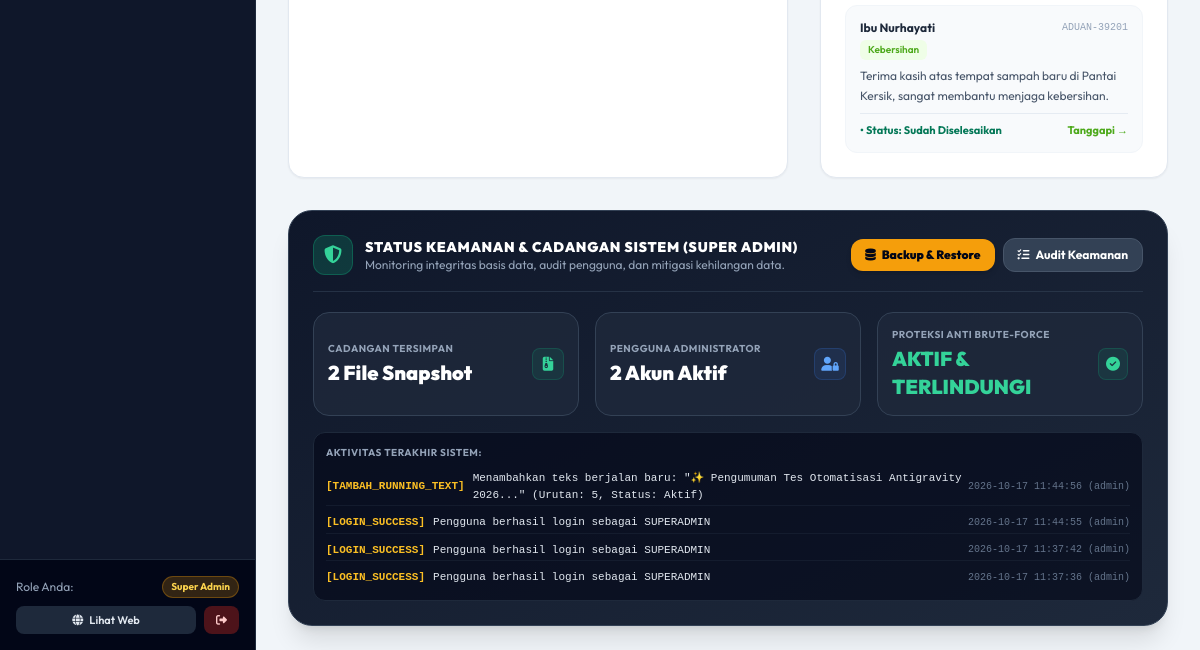
Page /admin (signed in, lower part) on the earlier database version.
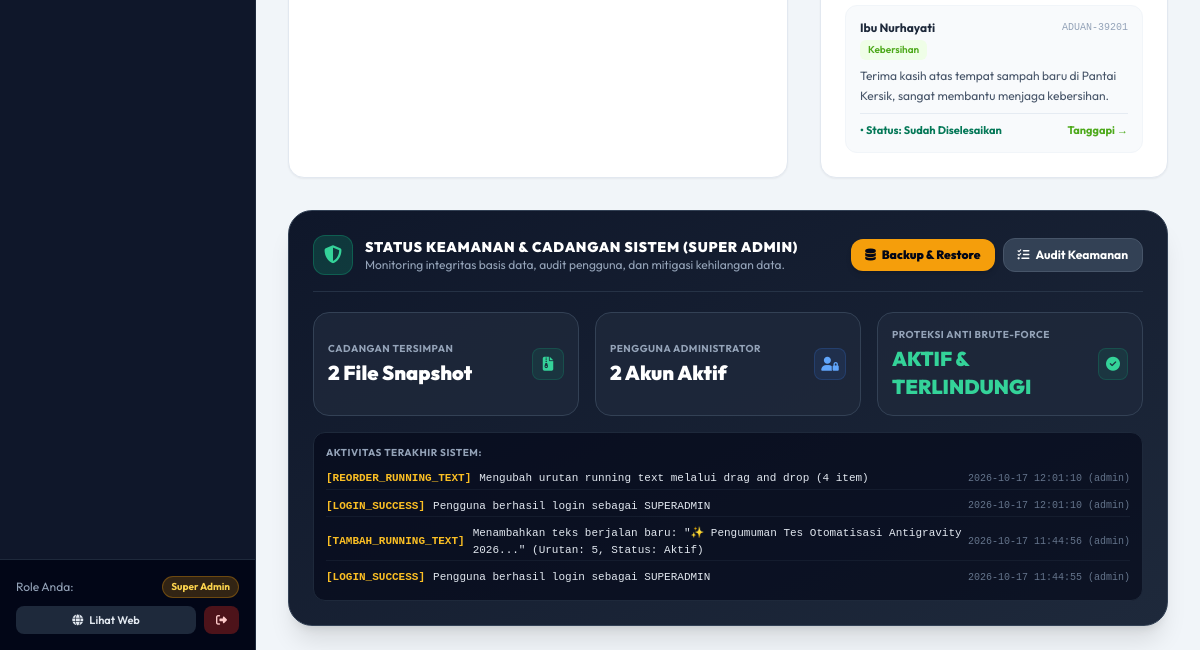
Same page on the later database version.
### tables this page shows
CREATE TABLE pengaduan (
        id INTEGER PRIMARY KEY AUTOINCREMENT,
        no_tiket TEXT UNIQUE NOT NULL,
        nama TEXT NOT NULL,
        kontak TEXT NOT NULL,
        kategori TEXT NOT NULL,
        pesan TEXT NOT NULL,
        status TEXT DEFAULT 'Menunggu',
        tanggapan_admin TEXT,
        created_at TIMESTAMP DEFAULT CURRENT_TIMESTAMP
    , lampiran TEXT, uraian_tindak_lanjut TEXT);

CREATE TABLE activity_logs (
        id INTEGER PRIMARY KEY AUTOINCREMENT,
        user_id INTEGER,
        username TEXT,
        action TEXT NOT NULL,
        details TEXT,
        ip_address TEXT,
        user_agent TEXT,
        created_at TIMESTAMP DEFAULT CURRENT_TIMESTAMP
    );

### app.py (the view)
@app.route('/admin')
@login_required
def admin_dashboard():
    conn = get_db()
    cursor = conn.cursor()
    cursor.execute("SELECT COUNT(*) FROM layanan_surat")
    total_surat = cursor.fetchone()[0] or 0
    cursor.execute("SELECT COUNT(*) FROM layanan_surat WHERE status = 'Menunggu'")
    surat_pending = cursor.fetchone()[0] or 0
    cursor.execute("SELECT COUNT(*) FROM layanan_surat WHERE status = 'Diproses'")
    surat_proses = cursor.fetchone()[0] or 0
    cursor.execute("SELECT COUNT(*) FROM layanan_surat WHERE status = 'Selesai'")
    surat_selesai = cursor.fetchone()[0] or 0
    cursor.execute("SELECT COUNT(*) FROM pengaduan")
    total_aduan = cursor.fetchone()[0] or 0
    cursor.execute("SELECT COUNT(*) FROM pengaduan WHERE status = 'Belum Ditanggapi' OR status = 'Menunggu'")
    aduan_pending = cursor.fetchone()[0] or 0
    cursor.execute("SELECT COUNT(*) FROM pengaduan WHERE status = 'Perlu Perlakuan Khusus'")
    aduan_khusus = cursor.fetchone()[0] or 0
    cursor.execute("SELECT COUNT(*) FROM pengaduan WHERE status = 'Sudah Diselesaikan' OR status = 'Selesai'")
    aduan_selesai = cursor.fetchone()[0] or 0
    cursor.execute("SELECT COUNT(*) FROM berita")
    total_berita = cursor.fetchone()[0] or 0
    cursor.execute("SELECT COUNT(*) FROM umkm")
    total_umkm = cursor.fetchone()[0] or 0
    cursor.execute("SELECT COUNT(*) FROM wisata")
    total_wisata = cursor.fetchone()[0] or 0
    cursor.execute("SELECT COUNT(*) FROM buku_publikasi")
    total_publikasi = cursor.fetchone()[0] or 0
    cursor.execute("SELECT COUNT(*) FROM perangkat_desa")
    total_perangkat = cursor.fetchone()[0] or 0
    cursor.execute("SELECT * FROM statistik WHERE total_penduduk > 0 ORDER BY tahun DESC LIMIT 1")
    stat_row = cursor.fetchone()
    if not stat_row:
        cursor.execute("SELECT * FROM statistik ORDER BY tahun DESC LIMIT 1")
        stat_row = cursor.fetchone()
    stat_penduduk = dict(stat_row or {})
    cursor.execute("SELECT COUNT(*) FROM statistik_sls WHERE tahun = ?", (stat_penduduk.get('tahun', 2026),))
    total_sls = cursor.fetchone()[0] or 26
    tahun_stat = stat_penduduk.get('tahun', 2026)
    cursor.execute("SELECT SUM(anak_stunting), SUM(jumlah_anak_balita) FROM statistik_stunting WHERE tahun = ?", (tahun_stat,))
    stunt_res = cursor.fetchone()
    total_stunting = (stunt_res[0] if stunt_res and stunt_res[0] is not None else 0)
    total_balita = (stunt_res[1] if stunt_res and stunt_res[1] is not None else 0)
    cursor.execute("SELECT SUM(anak_gizi_buruk) FROM statistik_gizi_buruk WHERE tahun = ?", (tahun_stat,))
    gizi_res = cursor.fetchone()
    total_gizi_buruk = (gizi_res[0] if gizi_res and gizi_res[0] is not None else 0)
    cursor.execute("SELECT SUM(anak_yatim), SUM(anak_piatu), SUM(yatim_piatu) FROM statistik_anak WHERE tahun = ?", (tahun_stat,))
    anak_res = cursor.fetchone()
    anak_yatim = (anak_res[0] if anak_res and anak_res[0] is not None else 0)
    anak_piatu = (anak_res[1] if anak_res and anak_res[1] is not None else 0)
    anak_yp = (anak_res[2] if anak_res and anak_res[2] is not None else 0)
    total_yatim_semua = anak_yatim + anak_piatu + anak_yp
    cursor.execute("SELECT * FROM apbdes WHERE id = 1")
    apbdes_row = cursor.fetchone()
    apbdes_data = dict(apbdes_row or {})
    cursor.execute("SELECT * FROM layanan_surat ORDER BY id DESC LIMIT 5")
    recent_surat = [dict(row) for row in cursor.fetchall()]
    cursor.execute("SELECT * FROM pengaduan ORDER BY id DESC LIMIT 5")
    recent_aduan = [dict(row) for row in cursor.fetchall()]
    cursor.execute("SELECT * FROM activity_logs ORDER BY id DESC LIMIT 4")
    recent_logs = [dict(r) for r in cursor.fetchall()]
    cursor.execute("SELECT COUNT(*) FROM users")
    total_users = cursor.fetchone()[0] or 0
    conn.close()
    backup_dir = os.path.join(os.path.dirname(__file__), 'backups')
    total_backups = len([f for f in os.listdir(backup_dir) if os.path.isfile(os.path.join(backup_dir, f))]) if os.path.exists(backup_dir) else 0
    metrics = {
        'total_surat': total_surat,
        'surat_pending': surat_pending,
        'surat_proses': surat_proses,
        'surat_selesai': surat_selesai,
        'total_aduan': total_aduan,
        'aduan_pending': aduan_pending,
        'aduan_khusus': aduan_khusus,
        'aduan_selesai': aduan_selesai,
        'total_berita': total_berita,
        'total_umkm': total_umkm,
        'total_wisata': total_wisata,
        'total_publikasi': total_publikasi,
        'total_perangkat': total_perangkat,
        'stat_penduduk': stat_penduduk,
        'total_sls': total_sls,
        'total_stunting': total_stunting,
        'total_balita': total_balita,
        'total_gizi_buruk': total_gizi_buruk,
        'total_yatim_semua': total_yatim_semua,
        'anak_yatim': anak_yatim,
        'anak_piatu': anak_piatu,
        'anak_yp': anak_yp,
        'apbdes_data': apbdes_data,
        'total_users': total_users,
        'total_backups': total_backups
    }
    return render_template(
        'admin/dashboard.html',
        metrics=metrics,
        recent_surat=recent_surat,
        recent_aduan=recent_aduan,
        recent_logs=recent_logs
    )

### app.py (called while the page is built)
@app.after_request
def apply_security_headers(response):
    response.headers['X-Content-Type-Options'] = 'nosniff'
    response.headers['X-Frame-Options'] = 'SAMEORIGIN'
    response.headers['X-XSS-Protection'] = '1; mode=block'
    response.headers['Referrer-Policy'] = 'strict-origin-when-cross-origin'
    response.headers['Permissions-Policy'] = 'geolocation=(self)'
    return response

@app.context_processor
def inject_global_data():
    data = {
        'is_superadmin': session.get('role') == 'superadmin',
        'current_role': session.get('role', 'tamu'),
        'current_nama': session.get('nama', 'Pengguna')
    }
    try:
        conn = get_db()
        cursor = conn.cursor()
        cursor.execute("SELECT * FROM profil_desa WHERE id = 1")
        row = cursor.fetchone()
        data['profil_global'] = dict(row or {})
        cursor.execute("SELECT * FROM running_texts WHERE is_active = 1 ORDER BY urutan ASC, id ASC")
        data['running_texts_global'] = [dict(r) for r in cursor.fetchall()]
        conn.close()
    except Exception:
        data['profil_global'] = {}
        data['running_texts_global'] = []
    return data

### templates/admin/dashboard.html (shortened to what the changed rows need)
{% extends "base_admin.html" %}
{% block content %}
<div class="space-y-8">
          {% set selisih = (metrics.apbdes_data.pendapatan_total or 0) - (metrics.apbdes_data.belanja_total or 0) %}
  <div class="grid grid-cols-1 lg:grid-cols-12 gap-8">
    <div class="lg:col-span-5 bg-white rounded-2xl border border-slate-200 p-6 shadow-sm">
      <div class="space-y-3">
        {% for a in recent_aduan %}
        <div class="p-3.5 rounded-xl bg-slate-50 border border-slate-100 text-xs hover:border-purple-200 transition">
          <div class="flex items-center justify-between mb-1">
            <span class="font-bold text-slate-800">{{ a.nama }}</span>
            <span class="text-[10px] font-mono text-slate-400">{{ a.no_tiket }}</span>
          </div>
          <span class="inline-block text-[10px] font-semibold text-brand-700 bg-brand-50 px-2 py-0.5 rounded-md mb-1.5">{{ a.kategori }}</span>
          <p class="text-slate-600 line-clamp-2 leading-relaxed">{{ a.pesan }}</p>
          <div class="mt-2 pt-2 border-t border-slate-200/80 flex items-center justify-between text-[11px]">
            <span class="font-bold {% if a.status == 'Sudah Diselesaikan' or a.status == 'Selesai' %}text-emerald-700{% elif a.status == 'Perlu Perlakuan Khusus' %}text-amber-700{% else %}text-rose-700{% endif %}">
              • Status: {{ a.status }}
            </span>
            <a href="{{ url_for('admin_pengaduan') }}" class="text-brand-700 font-bold hover:underline">Tanggapi &rarr;</a>
          </div>
        </div>
        {% else %}
        <p class="text-xs text-slate-400 text-center py-8">Belum ada aspirasi atau pengaduan warga.</p>
        {% endfor %}
      </div>
    </div>
  </div>
  {% if session.get('role') == 'superadmin' %}
  <div class="bg-gradient-to-br from-slate-900 to-slate-800 rounded-3xl p-6 text-white shadow-xl border border-slate-700">
    {% if recent_logs %}
    <div class="rounded-xl bg-slate-950/60 p-3 border border-slate-800">
      <div class="space-y-1.5 text-[11px] font-mono">
        {% for log in recent_logs %}
        <div class="flex items-center justify-between text-slate-300 py-0.5 border-b border-slate-800/50 last:border-none">
          <span class="flex items-center gap-2">
            <span class="text-amber-400 font-bold">[{{ log.action }}]</span>
            <span class="text-slate-200">{{ log.details or '-' }}</span>
          </span>
          <span class="text-slate-500 text-[10px] whitespace-nowrap">{{ log.created_at }} ({{ log.username }})</span>
        </div>
        {% endfor %}
      </div>
    </div>
    {% endif %}
  </div>
  {% endif %}
</div>
{% endblock %}

Differences in the rows shown:
no longer on this page (row unchanged): activity_logs: action "LOGIN_SUCCESS", details "Pengguna berhasil login sebagai SUPERADMIN", created_at "2026-10-17 11:37:42", username "admin"
no longer on this page (row unchanged): activity_logs: action "LOGIN_SUCCESS", details "Pengguna berhasil login sebagai SUPERADMIN", created_at "2026-10-17 11:37:36", username "admin"
added activity_logs: action "REORDER_RUNNING_TEXT", details "Mengubah urutan running text melalui drag and drop (4 item)", created_at "2026-10-17 12:01:10", username "admin"
added activity_logs: action "LOGIN_SUCCESS", details "Pengguna berhasil login sebagai SUPERADMIN", created_at "2026-10-17 12:01:10", username "admin"
